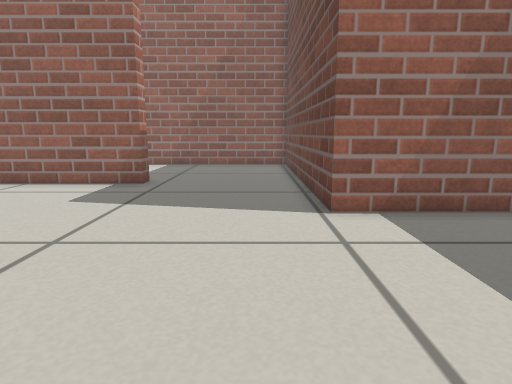
View 1 (above)

15 first-person views from a walk through a robot-simulator world made for Gazebo. The camera is 0.37 m above the floor, tilts 10° down and sees 75° across. The floor is counted in squares, 0.2 m on a side. Each view is taken from the middle of a square. On the plan, view 1 faces up. The plan holds only what a view shows up to about 17 squares ahead; the rest is blank. Robots are left out.

View 2
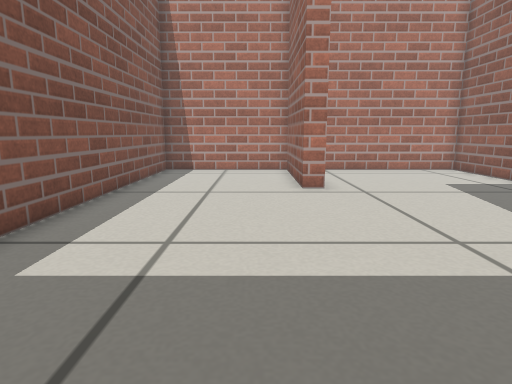

View 3
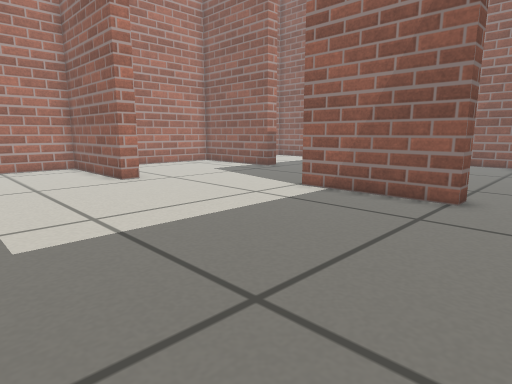

View 4
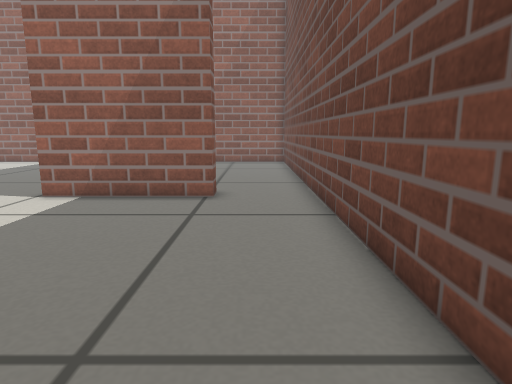

View 5
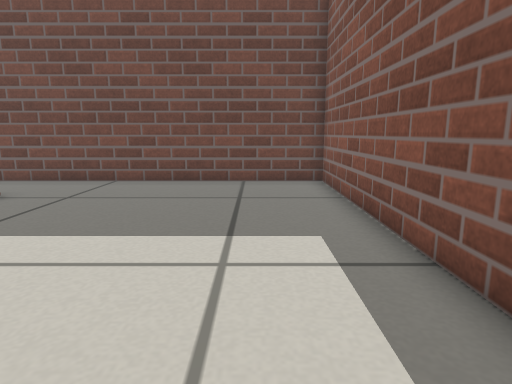

View 6
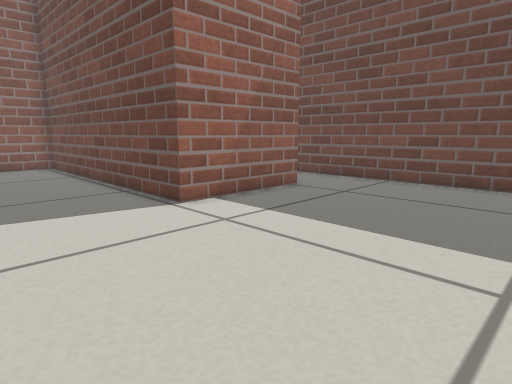

View 7
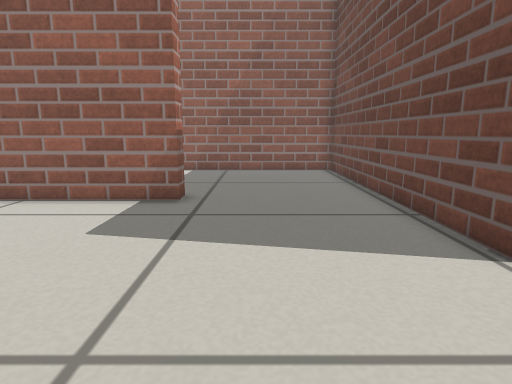

View 8
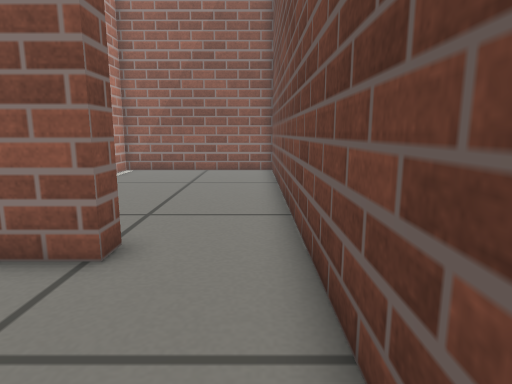

View 9
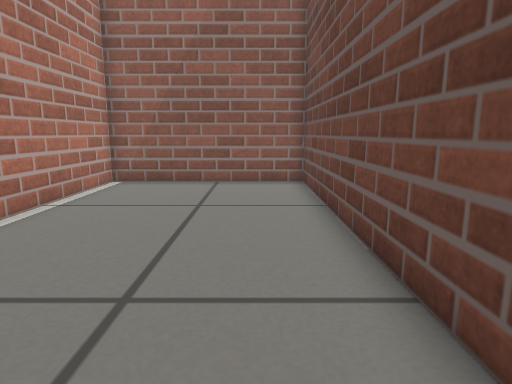

View 10
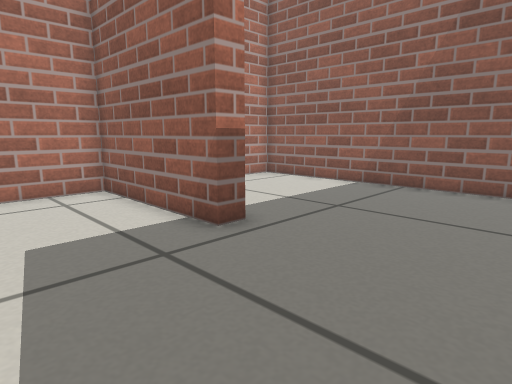

View 11
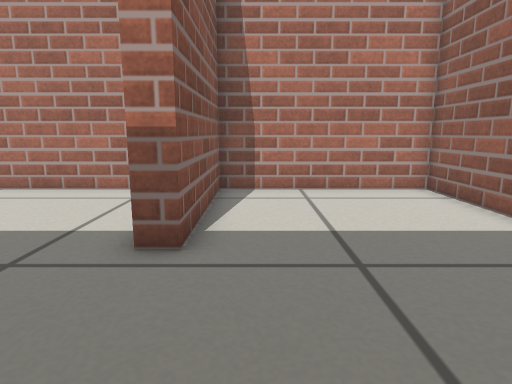

View 12
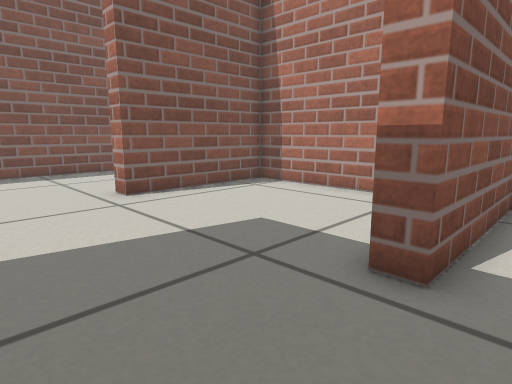

View 13
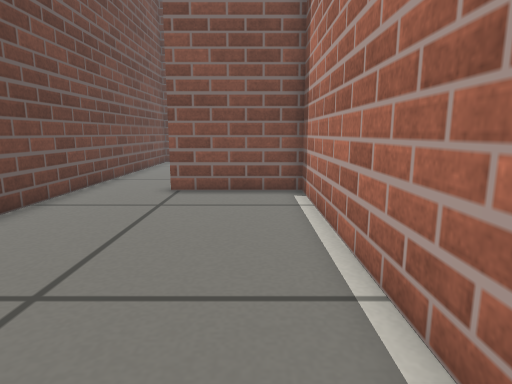

View 14
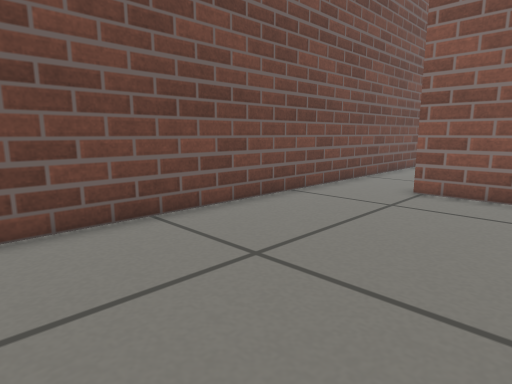

View 15
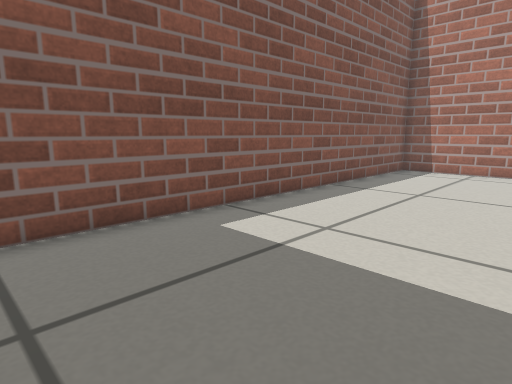

### Floor plan
Points are (right, up) in squares from view 1. A wall is a line through its corners. A room is listed if a view was taken in it or the views show most of it. See-through windows are left out.
Room 1 (views 1, 2, 3, 4, 5, 6, 7, 8, 9, 10, 15)
walls: (-4.1, 12) (-9.9, 12) (-9.9, 4.3) (-4.1, 4.3) (-4.1, 3.6) (-9.9, 3.6) (-9.9, -2.6) (9.8, -2.6) (9.8, 7.6); (6.8, 7.6) (1.8, 7.6) (1.8, 11.6)
ways out: opening at (-1.5, 12.5) to room 2; opening at (8, 8) to room 3
Room 2 (views 11, 12)
walls: (1.8, 11.6) (1.8, 19.7) (-9.9, 19.7) (-9.9, 12.8) (-4.1, 12.8) (-4.1, 12)
ways out: opening at (-1.5, 12.5) to room 1
Room 3 (views 13, 14)
walls: (9.8, 7.6) (9.8, 19.7) (2.5, 19.7) (2.5, 8.3) (6.8, 8.3) (6.8, 7.6)
ways out: opening at (8, 8) to room 1

Where each view was taken, in squares from view 1:
view 1: 0 up, 0 right, facing up
view 2: 2 up, 7 right, facing left
view 3: 2 down, 9 right, facing up-left
view 4: 2 down, 8 right, facing up
view 5: 0 up, 3 left, facing right
view 6: 0 up, 3 left, facing up-right
view 7: 3 up, 2 left, facing up
view 8: 3 up, 9 right, facing up
view 9: 7 up, 8 right, facing up
view 10: 8 up, 1 right, facing up-left
view 11: 14 up, 1 right, facing left
view 12: 14 up, 0 right, facing down-left
view 13: 19 up, 4 right, facing down
view 14: 19 up, 3 right, facing down-right
view 15: 4 up, 7 right, facing down-left
